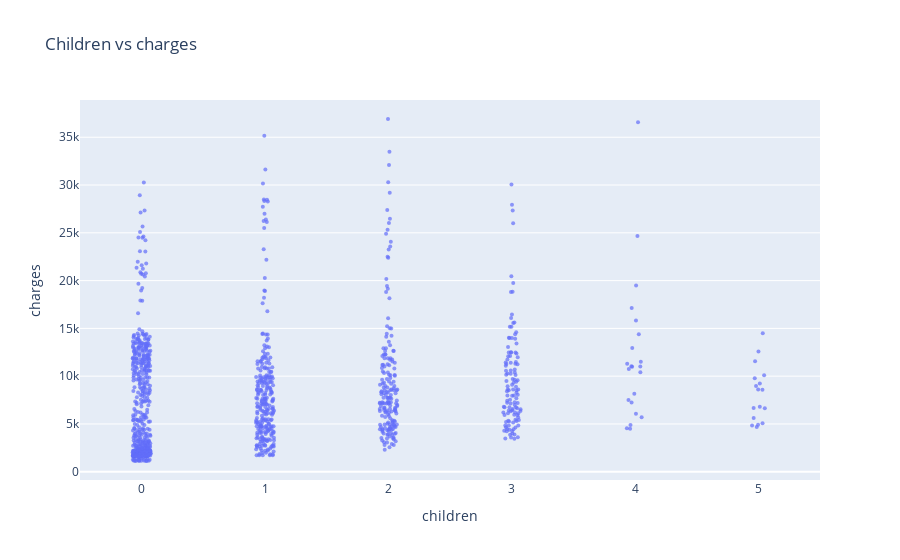

Notebook code cell kept with this figure:
### Code cell
import seaborn as sns
import matplotlib.pyplot as plt
import plotly.express as px
fig=px.strip(
    non_smoker_df,
    x='children',
    y='charges',
    title="Children vs charges"

)
fig.update_traces(marker_size=4,marker_opacity=0.7)
fig.show()

### Figure 1 — Plotly figure (JSON) as saved in the notebook; plotly's stock layout.template omitted (floating-point values rounded to 4 significant figures; data arrays with more than 128 entries replaced by an {"elided": "..."} marker saying what was removed)
{"data": [{"alignmentgroup": "True", "boxpoints": "all", "fillcolor": "rgba(255,255,255,0)", "hoveron": "points", "hovertemplate": "children=%{x}<br>charges=%{y}<extra></extra>", "legendgroup": "", "line": {"color": "rgba(255,255,255,0)"}, "marker": {"color": "#636efa", "opacity": 0.7, "size": 4}, "name": "", "offsetgroup": "", "orientation": "v", "pointpos": 0, "showlegend": false, "type": "box", "x": {"elided": "1064 int values"}, "x0": " ", "xaxis": "x", "y": {"elided": "1064 float values"}, "y0": " ", "yaxis": "y"}], "layout": {"boxmode": "group", "legend": {"tracegroupgap": 0}, "title": {"text": "Children vs charges"}, "xaxis": {"anchor": "y", "domain": [0, 1], "title": {"text": "children"}}, "yaxis": {"anchor": "x", "domain": [0, 1], "title": {"text": "charges"}}}}
